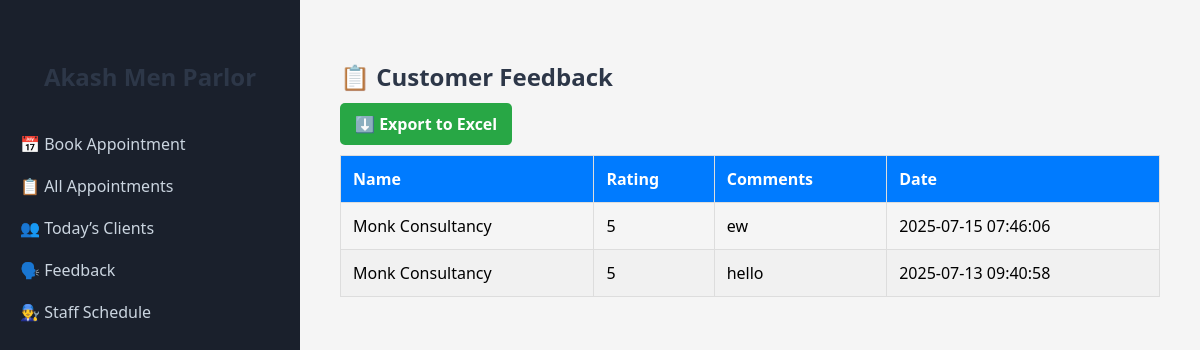
Page /admin/feedback on the committed database.
### tables this page shows
CREATE TABLE feedback (
            id INTEGER PRIMARY KEY AUTOINCREMENT,
            name TEXT, rating INTEGER,
            comments TEXT, date TEXT
        );

### app2.py (the view)
@app.route('/admin/feedback')
def admin_feedback():
    with sqlite3.connect(DB) as conn:
        feedbacks = conn.execute("SELECT * FROM feedback ORDER BY date DESC").fetchall()
    return render_template('admin_feedback.html', feedbacks=feedbacks)

### templates/admin_feedback.html (shortened to what this page needs)
<!DOCTYPE html>
<html lang="en">
<head>
</head>
<body>
<aside>
    <h2>Akash Men Parlor</h2>
    <ul>
        <li><a href="/book">📅 Book Appointment</a></li>
        <li><a href="/admin/appointments">📋 All Appointments</a></li>
        <li><a href="/admin/clients/today">👥 Today’s Clients</a></li>
        <li><a href="/admin/feedback">🗣️ Feedback</a></li>
        <li><a href="/admin/staff/schedule">👨‍🔧 Staff Schedule</a></li>
    </ul>
</aside>
<div class="main-content">
    <h2>📋 Customer Feedback</h2>
    <a href="/admin/feedback/export" class="export-btn">⬇️ Export to Excel</a>
    <table>
        <thead>
            <tr>
                <th>Name</th>
                <th>Rating</th>
                <th>Comments</th>
                <th>Date</th>
            </tr>
        </thead>
        <tbody>
            {% for fb in feedbacks %}
            <tr>
                <td>{{ fb[1] }}</td>
                <td>{{ fb[2] }}</td>
                <td>{{ fb[3] }}</td>
                <td>{{ fb[4] }}</td>
            </tr>
            {% endfor %}
        </tbody>
    </table>
</div>
</body>
</html>

### templates/admin_feedback.html (style rules this page uses)
body { margin: 0; font-family: 'Segoe UI', sans-serif; display: flex; background: #f5f5f5; min-height: 100vh; }
aside { background-color: #1a202c; color: white; width: 260px; padding: 40px 20px; }
aside h2 { text-align: center; margin-bottom: 40px; }
aside ul { list-style: none; padding: 0; }
aside ul li { margin: 20px 0; }
aside ul li a { color: #cbd5e0; text-decoration: none; transition: 0.3s; }
.main-content { flex: 1; padding: 40px; }
h2 { color: #2d3748; }
.export-btn { background: #28a745; color: white; text-decoration: none; padding: 10px 15px; border-radius: 5px; font-weight: bold; }
table { width: 100%; border-collapse: collapse; margin-top: 20px; }
th, td { border: 1px solid #ddd; padding: 12px; text-align: left; }
th { background-color: #007bff; color: white; }
tr:nth-child(even) { background-color: #f1f1f1; }

### rows in the picture
feedback: name "Monk Consultancy", rating "5", comments "ew", date "2025-07-15 07:46:06"
feedback: name "Monk Consultancy", rating "5", comments "hello", date "2025-07-13 09:40:58"
